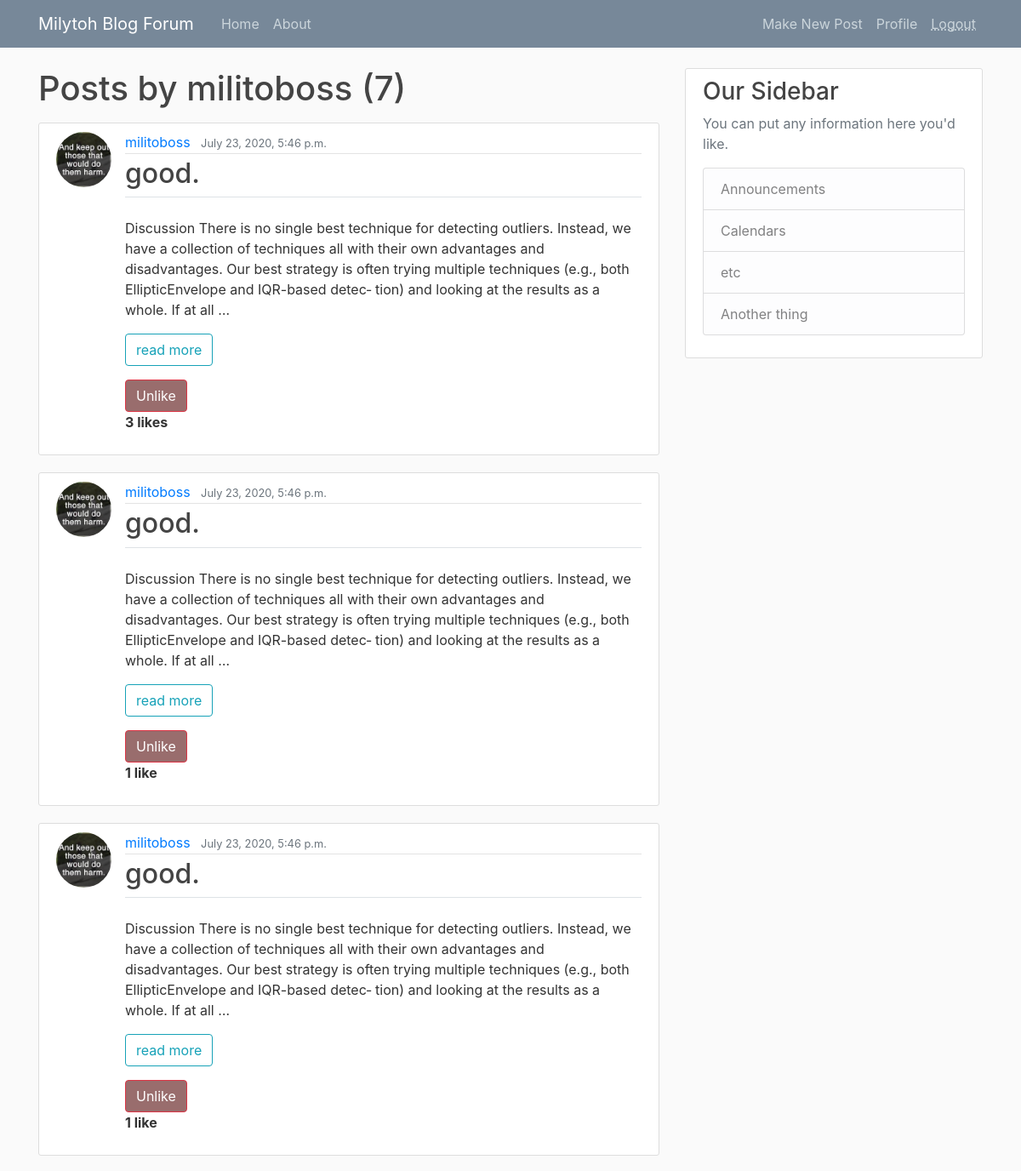
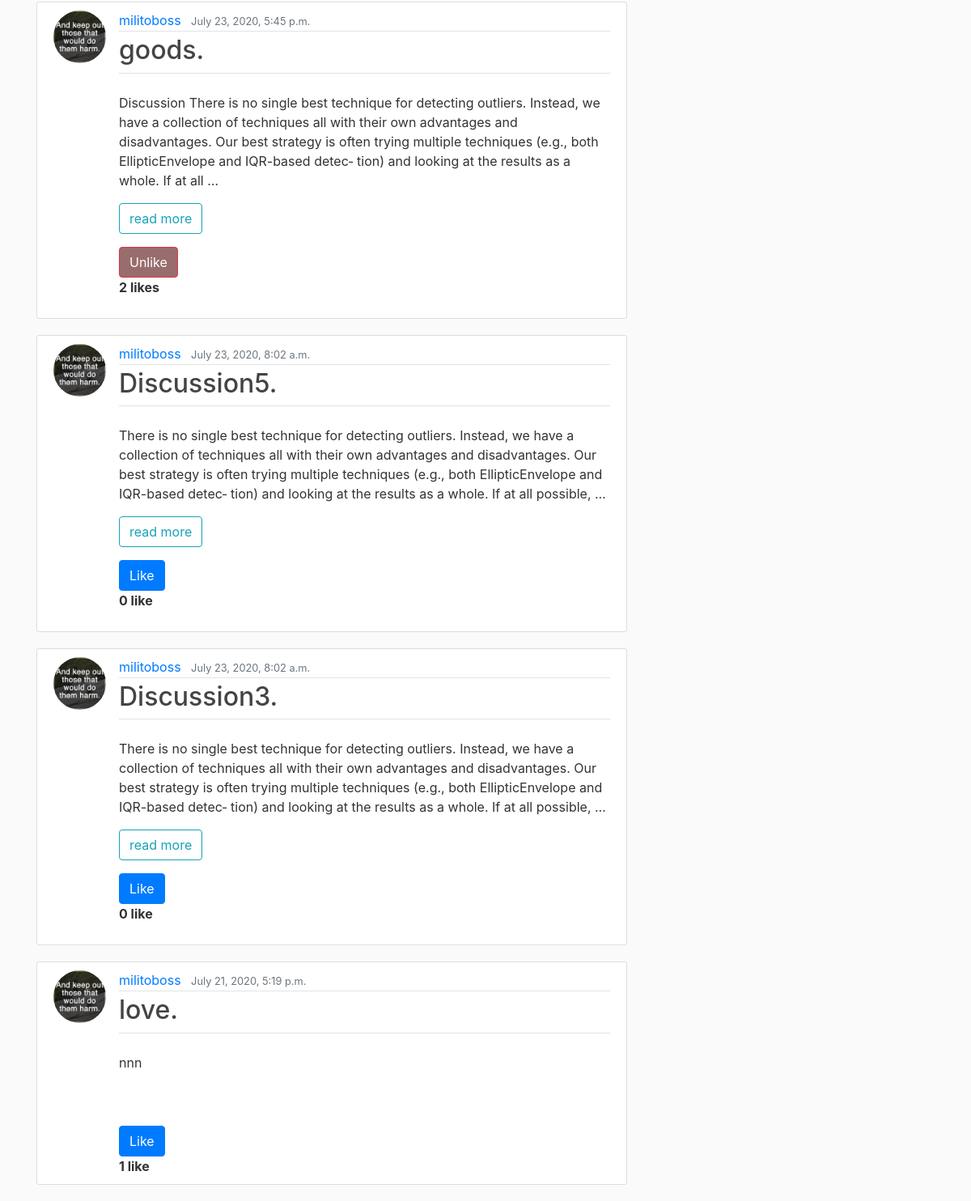
The app's page /user/militoboss (signed in) with its own data (2 pictures, top to bottom).
### myblog/models.py (models this page shows, shortened)
class Post(models.Model):
    title = models.CharField(max_length=100)
    content = models.TextField()
    date_posted = models.DateTimeField(default=timezone.now)
    author = models.ForeignKey(User, on_delete=models.CASCADE)
    liked = models.ManyToManyField(User, default=None, blank=True, related_name='liked')

### users/models.py (models this page shows, shortened)
class Profile(models.Model):
    user = models.OneToOneField(User, on_delete=models.CASCADE)
    image = models.ImageField(default='default.jpg', upload_to='profile_pics')

### myblog/views.py (the view)
# urls.py: path('user/<str:username>', UserPostListVeiw.as_view(), name='user-posts'),
class UserPostListVeiw(ListView):
    model = Post
    template_name = 'myblog/user_posts.html'
    context_object_name = 'posts'
    paginate_by = 8
    def get_queryset(self):
        user = get_object_or_404(User, username=self.kwargs.get('username'))
        return Post.objects.filter(author=user).order_by('-date_posted')

### myblog/templates/myblog/user_posts.html (shortened to what this page needs)
{% extends 'myblog/base.html'%}
{% block content %}
<h1 class="mb-3">Posts by {{ view.kwargs.username }}  ({{ page_obj.paginator.count }})</h1>
  {% for post in posts %}
   <article class="media content-section">
    <a href="{{ post.author.profile.image.url}}">
     <img class="rounded-circle article-img"  src="{{ post.author.profile.image.url}}">
     </a>
    <div class="media-body">
      <div class="article-metadata">
        <a class="mr-2" href="{% url 'myblog:user-posts' post.author.username %}">{{ post.author }}</a>
        <small class="text-muted">{{ post.date_posted }}</small>
      </div>
        <legend class="border-bottom mb-4">
          <h2><a class="article-title" href="{% url 'myblog:post-detail' post.id %}">{{ post.title }}.</a></h2>
        </legend>
          {% if post.content|length > 50%}
            {{ post.content|safe|truncatewords:"50"|linebreaks }}
            <a class="btn btn-outline-info" href="{% url 'myblog:post-detail' post.id %}"> read more </a>
           <form action="{% url 'myblog:like-post' %}" method="POST">
          {% if user not in post.liked.all %}
             <button class="btn btn-primary mt-3" type="submit">Like </button>
          {% else %}
            <button class="btn btn-danger mt-3" style="background-color: rgb(153, 109, 109)" type="submit"> Unlike </button>
          {% endif %}
        </form>
        {% if user in post.liked.all %}
            {% if post.liked.all.count <= 1 %}
               <strong>   {{post.liked.all.count  }}  like</strong>
            {% else %}
               <strong> {{post.liked.all.count}}  likes </strong>
            {% endif %}
        {% else  %}
            {% if post.liked.all.count  <= 1 %}
              <strong> {{post.liked.all.count}}  like</strong>
            {% else %}
              <strong> {{post.liked.all.count}}  likes </strong>
            {% endif %}
        {% endif %}
          {% else %}
             <p class="article-content">{{ post.content }}</p>
           <form action="{% url 'myblog:like-post' %}" method="POST">
          {% if user not in post.liked.all %}
             <button class="btn btn-primary mt-3" type="submit">Like </button>
          {% else %}
            <button class="btn btn-danger mt-3" style="background-color: rgb(153, 109, 109)" type="submit"> Unlike </button>
          {% endif %}
        </form>
        {% if user in post.liked.all %}
            {% if post.liked.all.count <= 1 %}
               <strong>   {{post.liked.all.count  }}  like</strong>
            {% else %}
               <strong> {{post.liked.all.count}}  likes </strong>
            {% endif %}
        {% else  %}
            {% if post.liked.all.count  <= 1 %}
              <strong> {{post.liked.all.count}}  like</strong>
            {% else %}
              <strong> {{post.liked.all.count}}  likes </strong>
            {% endif %}
        {% endif %}
          {% endif %}
    </div>
  </article>
  {%endfor%}
{% endblock content %}

### myblog/static/myblog/main.css (style rules this page uses)
body { background: #fafafa; color: #333333; margin-top: 5rem; }
h1, h2, h3, h4, h5, h6 { color: #444444; }
.content-section { background: #ffffff; padding: 10px 20px; border: 1px solid #dddddd; border-radius: 3px; margin-bottom: 20px; }
.article-title { color: #444444; }
.article-content { white-space: pre-line; margin-bottom: 50px; }
.article-img { height: 65px; width: 65px; margin-right: 16px; }
.article-metadata { padding-bottom: 1px; margin-bottom: 4px; border-bottom: 1px solid #e3e3e3 }

### records on screen
Post: author.profile.image (placeholder picture), author "militoboss", date_posted "July 23, 2020, 5:46 p.m.", title "good", content "Discussion There is no single best technique for detecting outliers. Instead, we have a collection of techniques all with their own advantages and disadvantages. Our best strategy is often trying multiple techniques (e.g., both EllipticEnvelope and IQR-based detec‐ tion) and looking at the results as a whole. If at all …", shows "Unlike", liked.all.count "3"
Post: author.profile.image (placeholder picture), author "militoboss", date_posted "July 23, 2020, 5:46 p.m.", title "good", content "Discussion There is no single best technique for detecting outliers. Instead, we have a collection of techniques all with their own advantages and disadvantages. Our best strategy is often trying multiple techniques (e.g., both EllipticEnvelope and IQR-based detec‐ tion) and looking at the results as a whole. If at all …", shows "Unlike", liked.all.count "1"
Post: author.profile.image (placeholder picture), author "militoboss", date_posted "July 23, 2020, 5:46 p.m.", title "good", content "Discussion There is no single best technique for detecting outliers. Instead, we have a collection of techniques all with their own advantages and disadvantages. Our best strategy is often trying multiple techniques (e.g., both EllipticEnvelope and IQR-based detec‐ tion) and looking at the results as a whole. If at all …", shows "Unlike", liked.all.count "1"
Post: author.profile.image (placeholder picture), author "militoboss", date_posted "July 23, 2020, 5:45 p.m.", title "goods", content "Discussion There is no single best technique for detecting outliers. Instead, we have a collection of techniques all with their own advantages and disadvantages. Our best strategy is often trying multiple techniques (e.g., both EllipticEnvelope and IQR-based detec‐ tion) and looking at the results as a whole. If at all …", shows "Unlike", liked.all.count "2"
Post: author.profile.image (placeholder picture), author "militoboss", date_posted "July 23, 2020, 8:02 a.m.", title "Discussion5", content "There is no single best technique for detecting outliers. Instead, we have a collection of techniques all with their own advantages and disadvantages. Our best strategy is often trying multiple techniques (e.g., both EllipticEnvelope and IQR-based detec‐ tion) and looking at the results as a whole. If at all possible, …", shows "Like", liked.all.count "0"
Post: author.profile.image (placeholder picture), author "militoboss", date_posted "July 23, 2020, 8:02 a.m.", title "Discussion3", content "There is no single best technique for detecting outliers. Instead, we have a collection of techniques all with their own advantages and disadvantages. Our best strategy is often trying multiple techniques (e.g., both EllipticEnvelope and IQR-based detec‐ tion) and looking at the results as a whole. If at all possible, …", shows "Like", liked.all.count "0"
Post: author.profile.image (placeholder picture), author "militoboss", date_posted "July 21, 2020, 5:19 p.m.", title "love", content "nnn", shows "Like", liked.all.count "1"

### other values on screen
{{ view.kwargs.username }} "militoboss"
{{ page_obj.paginator.count }} "7"
